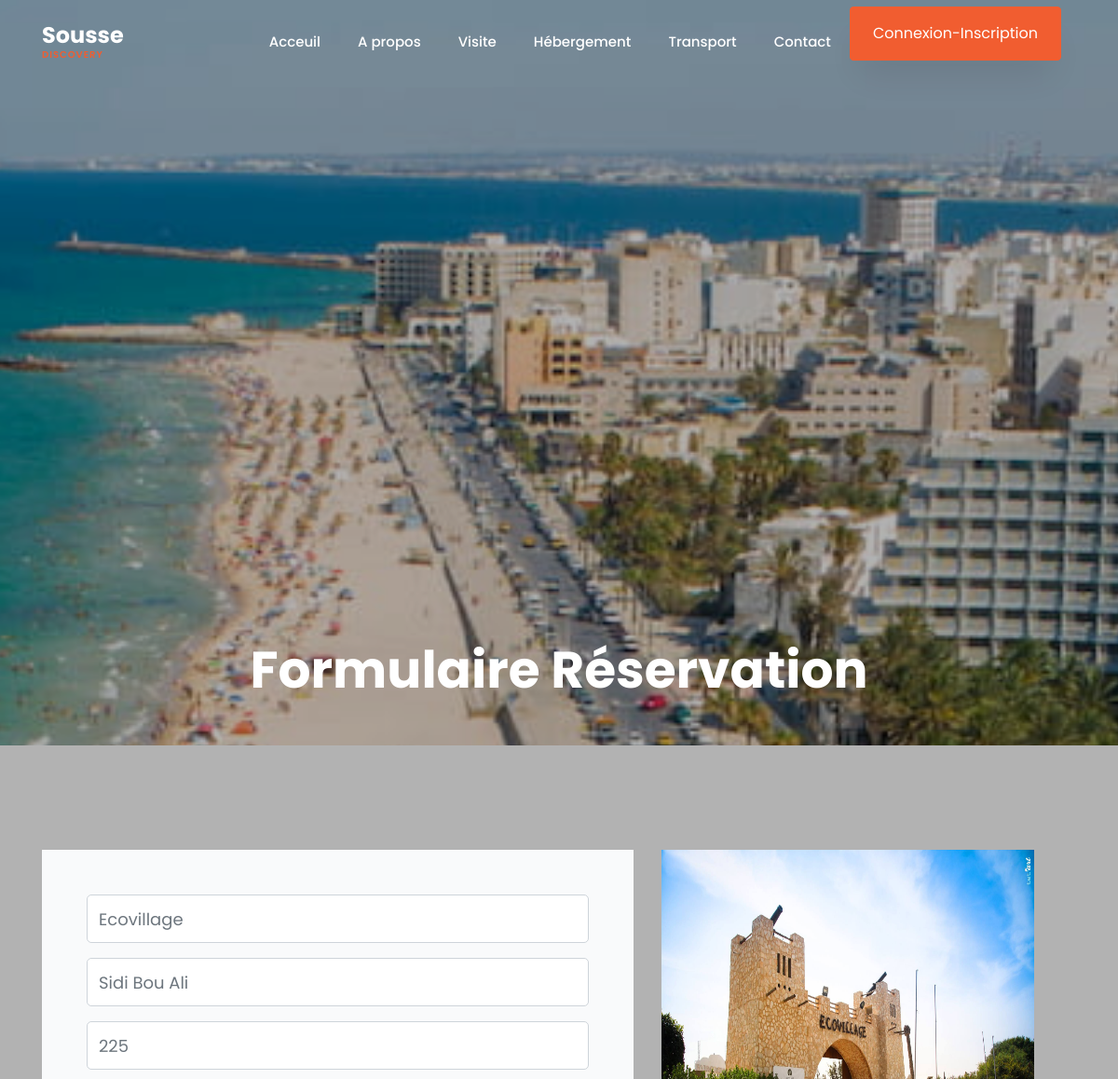
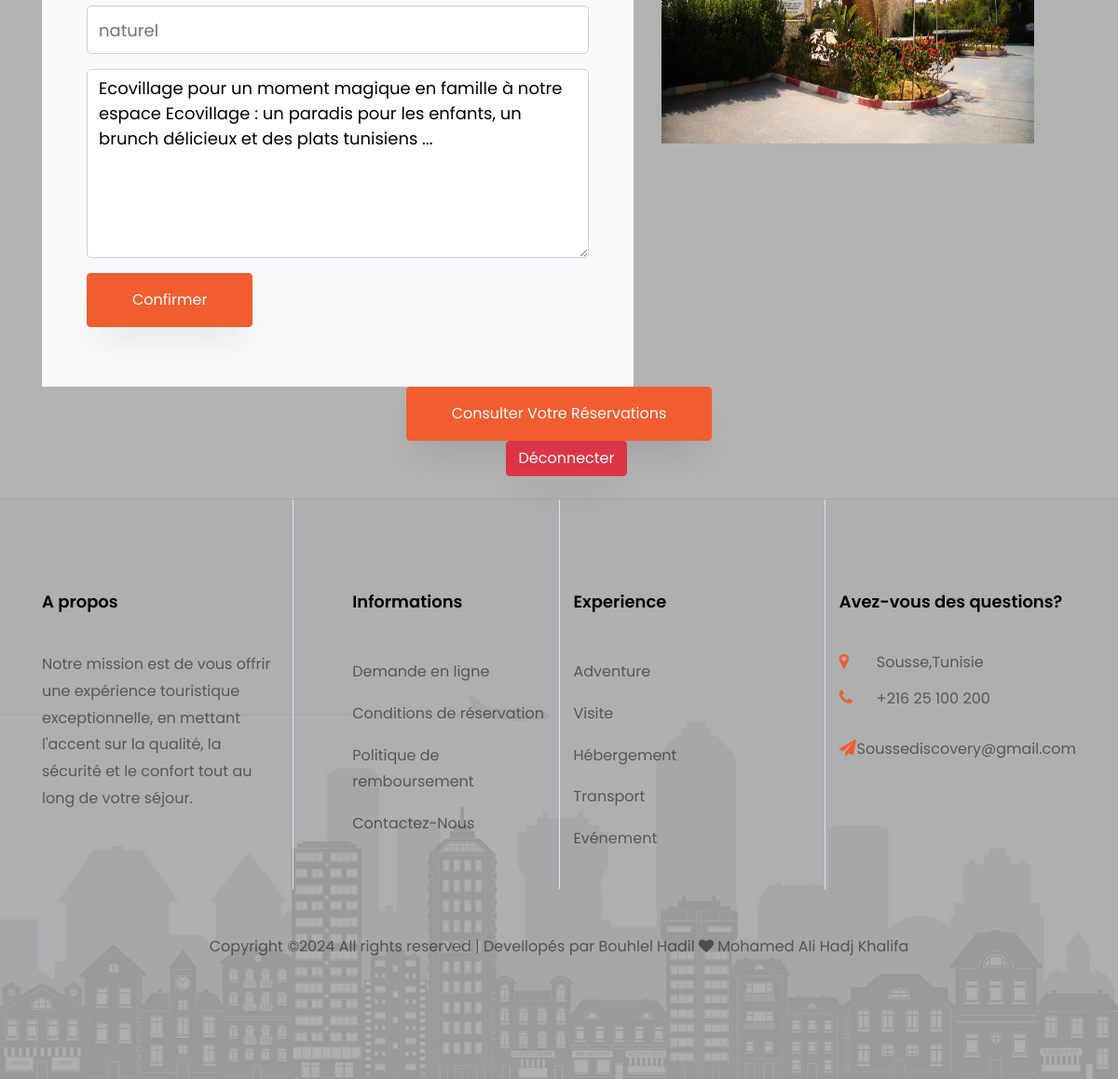
The page /booking.php?type=Destination&id=3 (signed in) on the database its author committed (2 pictures, top to bottom).
### tables this page shows
CREATE TABLE IF NOT EXISTS `destination` (
  `id` int NOT NULL AUTO_INCREMENT,
  `nom` varchar(50) NOT NULL,
  `localisation` varchar(200) NOT NULL,
  `type` varchar(30) NOT NULL,
  `prix` varchar(100) NOT NULL,
  `description` text NOT NULL,
  `image` varchar(250) NOT NULL,
  PRIMARY KEY (`id`)
);

### connexion/scanne.php (called while the page is built, shortened)
<?php
class scanne
{
    private $db;
    public function __construct($db)
    {
        $this->db = $db;
    }
    public function getCptById($id)
    {
        $query = mysqli_query($this->db, "SELECT * FROM `user` WHERE `id` ='{$id}'");
        $result = mysqli_fetch_assoc($query);
        if ($query) {
            return $result;
        } else {
            return false;
        }
    }
}

### connexion/database.php (called while the page is built, shortened)
<?php
class database
{
    private $link;
    public function __construct()
    {
        global $link;
        if (is_null($link)) {
            $server = 'localhost';
            $login = 'root';
            $password = '';
            $database = 'sousse_discovery';
            try {
                $this->link = new mysqli($server, $login, $password, $database);
                $this->link->set_charset("utf8");
            } catch (mysqli_sql_exception $e) {
                echo 'Problem de connexion--> ' . $e;
            }
        }
    }
    public function getConnectionDB()
    {
        return $this->link;
    }
}
?>

### connexion/connexion.php (called while the page is built, shortened)
<?php
require_once("database.php");
require_once("scanne.php");
require_once("destinationfct.php");
$database = new database();
$destinationfct= new destinationfct($database->getConnectionDB());
?>

### connexion/destinationfct.php (called while the page is built, shortened)
<?php
class destinationfct
{
    private $db;
    public function __construct($db)
    {
        $this->db = $db;
    }
    public function getById($id)
    {
        $stmt = mysqli_prepare($this->db, "SELECT * FROM `destination` WHERE `id` = ?");
        mysqli_stmt_bind_param($stmt, "i", $id);
        mysqli_stmt_execute($stmt);
        $result = mysqli_stmt_get_result($stmt);
        $row = mysqli_fetch_assoc($result);
        return $row;
    }
}

### booking.php (the view, shortened to what this page needs)
<?php
require_once('head.php');
require_once('navbar.php');
?>
<section class="hero-wrap hero-wrap-2 js-fullheight" style="background-image: url('images/sousse3.jpg');">
    <div class="container">
        <div class="row no-gutters slider-text js-fullheight align-items-end justify-content-center">
            <div class="col-md-9 ftco-animate pb-5 text-center">
                <h1 class="mb-0 bread">Formulaire Réservation</h1>
            </div>
        </div>
    </div>
</section>
<section class="ftco-section ftco-no-pb contact-section mb-4">
    <div class="container">
        <?php
        if (isset($currentUser['id'])) {
            if ($_GET['type'] == 'Destination') {
                $For = $destinationfct->getById($_GET['id']);
            };
        ?>
            <div class="row block-10">
                <div class="col-md-7">
                    <form action="#" method='post' class="bg-light p-5 contact-form">
                        <?php if ($_GET['type'] == 'Hebergement' || $_GET['type'] == 'Destination') { ?>
                            <div class="form-group">
                                <input type="text" class="form-control" placeholder="<?= $For['nom']; ?>" disabled="disabled">
                            </div>
                            <div class="form-group">
                                <input type="text" class="form-control" placeholder="<?= $For['localisation']; ?>" disabled="disabled">
                            </div>
                        <?php } ?>
                        <div class="form-group">
                            <input type="text" class="form-control" placeholder="<?= $For['prix']; ?>" disabled="disabled">
                        </div>
                        <div class="form-group">
                            <input type="text" class="form-control" placeholder="<?= $For['type']; ?>" disabled="disabled">
                        </div>
                        <div class="form-group">
                            <textarea cols="30" rows="7" class="form-control" disabled="disabled"><?= $For['description']; ?></textarea>
                        </div>
                        <div class="form-group">
                            <button type="submit" name="confirmerReservation" value="<?= $For['id']; ?>" class="btn btn-primary py-3 px-5">Confirmer</button>
                        </div>
                    </form>
                </div>
                <div class="col-md-5 order-md-last d-flex">
                    <img src="images/<?= $For['image']; ?>" alt="" class="image-booking">
                </div>
            </div>
            <div class="row justify-content-center">
                <a href="mes_reservations.php" class="btn btn-primary py-3 px-5">Consulter Votre Réservations</a>
            </div>
            <div class="row justify-content-center">
            <a href="connexion/logout.php" class="btn btn-danger ml-3">Déconnecter</a>
            </div>
        <?php
        } else {
            echo ('<div class="alert alert-danger" role="alert"><strong>"Erreur"</strong> lors de la terminaison de cette opération, vous devez <a href="connexion/index.php">connecter</a> a votre compte</div>');
        }
        ?>
    </div>
</section>
<?php
require_once('footer.php');
include('loader.php');
?>

### booking.php (style rules this page uses)
.image-booking { height: 400px; width: 400px; }

### rows shown on the page
destination: nom "Ecovillage", localisation "Sidi Bou Ali", prix "225", type "naturel", description "Ecovillage pour un moment magique en famille à notre espace Ecovillage : un paradis pour les enfants, un brunch délicieux et des plats tunisiens ...", image (picture)
